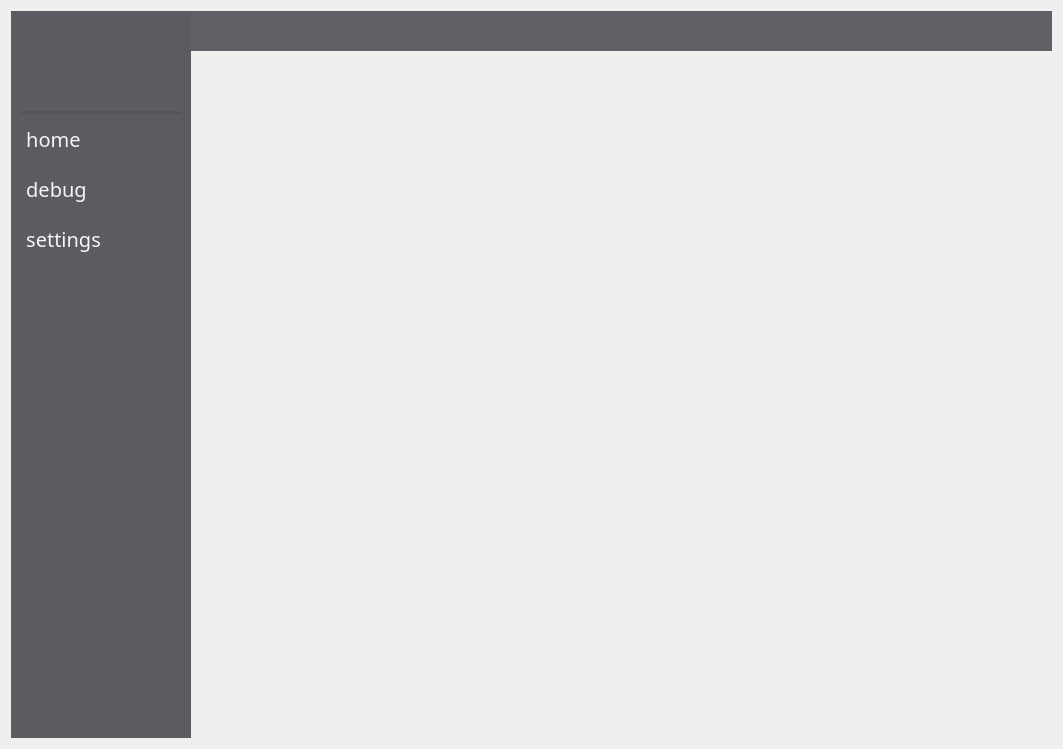
<?xml version="1.0" encoding="UTF-8"?>
<ui version="4.0">
 <class>Form</class>
 <widget class="QWidget" name="Form">
  <property name="geometry">
   <rect>
    <x>0</x>
    <y>0</y>
    <width>1063</width>
    <height>749</height>
   </rect>
  </property>
  <property name="windowTitle">
   <string>Blink Well</string>
  </property>
  <property name="windowIcon">
   <iconset resource="resources/icons.qrc">
    <normaloff>:/icons/logo_icon2.png</normaloff>:/icons/logo_icon2.png</iconset>
  </property>
  <property name="styleSheet">
   <string notr="true">*{
border:0;
color: rgb(245, 245, 245);
}

QFrame#side_bar { 
background-color: rgba(50, 50, 57, 200);
border-radius: 0px;
}
QFrame#window_frame {
background-color: rgba(56, 56, 64, 200);
border-radius: 0px;
}
</string>
  </property>
  <layout class="QGridLayout" name="gridLayout">
   <item row="0" column="0">
    <widget class="QFrame" name="frame">
     <property name="minimumSize">
      <size>
       <width>500</width>
       <height>500</height>
      </size>
     </property>
     <property name="styleSheet">
      <string notr="true"/>
     </property>
     <property name="frameShape">
      <enum>QFrame::StyledPanel</enum>
     </property>
     <property name="frameShadow">
      <enum>QFrame::Raised</enum>
     </property>
     <layout class="QHBoxLayout" name="horizontalLayout_2">
      <property name="spacing">
       <number>0</number>
      </property>
      <property name="leftMargin">
       <number>0</number>
      </property>
      <property name="topMargin">
       <number>0</number>
      </property>
      <property name="rightMargin">
       <number>0</number>
      </property>
      <property name="bottomMargin">
       <number>0</number>
      </property>
      <item>
       <widget class="QFrame" name="side_bar">
        <property name="minimumSize">
         <size>
          <width>180</width>
          <height>0</height>
         </size>
        </property>
        <property name="maximumSize">
         <size>
          <width>150</width>
          <height>16777215</height>
         </size>
        </property>
        <property name="font">
         <font>
          <family>Segoe UI</family>
         </font>
        </property>
        <property name="styleSheet">
         <string notr="true"/>
        </property>
        <property name="frameShape">
         <enum>QFrame::StyledPanel</enum>
        </property>
        <property name="frameShadow">
         <enum>QFrame::Raised</enum>
        </property>
        <layout class="QVBoxLayout" name="verticalLayout">
         <property name="spacing">
          <number>0</number>
         </property>
         <property name="leftMargin">
          <number>0</number>
         </property>
         <property name="topMargin">
          <number>0</number>
         </property>
         <property name="rightMargin">
          <number>0</number>
         </property>
         <property name="bottomMargin">
          <number>0</number>
         </property>
         <item>
          <widget class="QFrame" name="frame_4">
           <property name="maximumSize">
            <size>
             <width>16777215</width>
             <height>100</height>
            </size>
           </property>
           <property name="frameShape">
            <enum>QFrame::StyledPanel</enum>
           </property>
           <property name="frameShadow">
            <enum>QFrame::Raised</enum>
           </property>
           <layout class="QVBoxLayout" name="verticalLayout_3">
            <item>
             <widget class="QPushButton" name="pushButton_5">
              <property name="text">
               <string/>
              </property>
              <property name="icon">
               <iconset resource="resources/icons.qrc">
                <normaloff>:/icons/logo.png</normaloff>:/icons/logo.png</iconset>
              </property>
              <property name="iconSize">
               <size>
                <width>135</width>
                <height>135</height>
               </size>
              </property>
             </widget>
            </item>
           </layout>
          </widget>
         </item>
         <item>
          <widget class="Line" name="line">
           <property name="layoutDirection">
            <enum>Qt::RightToLeft</enum>
           </property>
           <property name="styleSheet">
            <string notr="true">margin: 10;
background-color: rgba(0, 0, 0, 20)
</string>
           </property>
           <property name="frameShadow">
            <enum>QFrame::Sunken</enum>
           </property>
           <property name="orientation">
            <enum>Qt::Horizontal</enum>
           </property>
          </widget>
         </item>
         <item>
          <widget class="QFrame" name="frame_5">
           <property name="styleSheet">
            <string notr="true">QPushButton{
text-align:left;
background-color: transparent;
padding-left: 10px;
}

QPushButton::hover{
background-color: rgba(68, 68, 78, 200);
color: rgb(59, 209, 135);
}</string>
           </property>
           <property name="frameShape">
            <enum>QFrame::StyledPanel</enum>
           </property>
           <property name="frameShadow">
            <enum>QFrame::Raised</enum>
           </property>
           <layout class="QVBoxLayout" name="verticalLayout_2">
            <property name="spacing">
             <number>0</number>
            </property>
            <property name="leftMargin">
             <number>0</number>
            </property>
            <property name="topMargin">
             <number>0</number>
            </property>
            <property name="rightMargin">
             <number>0</number>
            </property>
            <property name="bottomMargin">
             <number>0</number>
            </property>
            <item>
             <widget class="QPushButton" name="home_button">
              <property name="sizePolicy">
               <sizepolicy hsizetype="Minimum" vsizetype="Minimum">
                <horstretch>0</horstretch>
                <verstretch>0</verstretch>
               </sizepolicy>
              </property>
              <property name="minimumSize">
               <size>
                <width>0</width>
                <height>50</height>
               </size>
              </property>
              <property name="maximumSize">
               <size>
                <width>16777215</width>
                <height>50</height>
               </size>
              </property>
              <property name="font">
               <font>
                <family>Ebrima</family>
                <pointsize>15</pointsize>
                <weight>50</weight>
                <bold>false</bold>
               </font>
              </property>
              <property name="layoutDirection">
               <enum>Qt::LeftToRight</enum>
              </property>
              <property name="autoFillBackground">
               <bool>false</bool>
              </property>
              <property name="text">
               <string> home</string>
              </property>
              <property name="icon">
               <iconset resource="resources/icons.qrc">
                <normaloff>:/icons/blink_icon_big_green.png</normaloff>:/icons/blink_icon_big_green.png</iconset>
              </property>
              <property name="iconSize">
               <size>
                <width>22</width>
                <height>22</height>
               </size>
              </property>
              <property name="checkable">
               <bool>true</bool>
              </property>
              <property name="checked">
               <bool>false</bool>
              </property>
             </widget>
            </item>
            <item>
             <widget class="QPushButton" name="debug_button">
              <property name="sizePolicy">
               <sizepolicy hsizetype="Minimum" vsizetype="Fixed">
                <horstretch>0</horstretch>
                <verstretch>0</verstretch>
               </sizepolicy>
              </property>
              <property name="minimumSize">
               <size>
                <width>0</width>
                <height>50</height>
               </size>
              </property>
              <property name="maximumSize">
               <size>
                <width>16777215</width>
                <height>50</height>
               </size>
              </property>
              <property name="font">
               <font>
                <family>Ebrima</family>
                <pointsize>15</pointsize>
                <weight>50</weight>
                <bold>false</bold>
                <stylestrategy>PreferAntialias</stylestrategy>
               </font>
              </property>
              <property name="styleSheet">
               <string notr="true"/>
              </property>
              <property name="text">
               <string> debug</string>
              </property>
              <property name="icon">
               <iconset resource="resources/icons.qrc">
                <normaloff>:/icons/debug_icon.png</normaloff>:/icons/debug_icon.png</iconset>
              </property>
              <property name="iconSize">
               <size>
                <width>22</width>
                <height>22</height>
               </size>
              </property>
              <property name="checkable">
               <bool>true</bool>
              </property>
             </widget>
            </item>
            <item>
             <widget class="QPushButton" name="settings_button">
              <property name="minimumSize">
               <size>
                <width>0</width>
                <height>50</height>
               </size>
              </property>
              <property name="maximumSize">
               <size>
                <width>16777215</width>
                <height>50</height>
               </size>
              </property>
              <property name="font">
               <font>
                <family>Ebrima</family>
                <pointsize>15</pointsize>
                <weight>50</weight>
                <bold>false</bold>
               </font>
              </property>
              <property name="text">
               <string> settings</string>
              </property>
              <property name="icon">
               <iconset resource="resources/icons.qrc">
                <normaloff>:/icons/settings_icon.png</normaloff>:/icons/settings_icon.png</iconset>
              </property>
              <property name="iconSize">
               <size>
                <width>22</width>
                <height>22</height>
               </size>
              </property>
              <property name="checkable">
               <bool>true</bool>
              </property>
             </widget>
            </item>
            <item>
             <widget class="QFrame" name="frame_2">
              <property name="frameShape">
               <enum>QFrame::StyledPanel</enum>
              </property>
              <property name="frameShadow">
               <enum>QFrame::Raised</enum>
              </property>
             </widget>
            </item>
           </layout>
          </widget>
         </item>
        </layout>
       </widget>
      </item>
      <item>
       <widget class="QFrame" name="right_part">
        <property name="minimumSize">
         <size>
          <width>300</width>
          <height>0</height>
         </size>
        </property>
        <property name="styleSheet">
         <string notr="true"/>
        </property>
        <property name="frameShape">
         <enum>QFrame::StyledPanel</enum>
        </property>
        <property name="frameShadow">
         <enum>QFrame::Raised</enum>
        </property>
        <layout class="QVBoxLayout" name="verticalLayout_4">
         <property name="spacing">
          <number>0</number>
         </property>
         <property name="leftMargin">
          <number>0</number>
         </property>
         <property name="topMargin">
          <number>0</number>
         </property>
         <property name="rightMargin">
          <number>0</number>
         </property>
         <property name="bottomMargin">
          <number>0</number>
         </property>
         <item>
          <widget class="QFrame" name="window_frame">
           <property name="minimumSize">
            <size>
             <width>0</width>
             <height>40</height>
            </size>
           </property>
           <property name="maximumSize">
            <size>
             <width>16777215</width>
             <height>40</height>
            </size>
           </property>
           <property name="frameShape">
            <enum>QFrame::StyledPanel</enum>
           </property>
           <property name="frameShadow">
            <enum>QFrame::Raised</enum>
           </property>
           <layout class="QHBoxLayout" name="horizontalLayout">
            <property name="spacing">
             <number>0</number>
            </property>
            <property name="leftMargin">
             <number>0</number>
            </property>
            <property name="topMargin">
             <number>0</number>
            </property>
            <property name="rightMargin">
             <number>0</number>
            </property>
            <property name="bottomMargin">
             <number>0</number>
            </property>
            <item>
             <widget class="QFrame" name="frame_3">
              <property name="frameShape">
               <enum>QFrame::StyledPanel</enum>
              </property>
              <property name="frameShadow">
               <enum>QFrame::Raised</enum>
              </property>
             </widget>
            </item>
            <item>
             <widget class="QPushButton" name="minimize_button">
              <property name="sizePolicy">
               <sizepolicy hsizetype="Minimum" vsizetype="Minimum">
                <horstretch>0</horstretch>
                <verstretch>0</verstretch>
               </sizepolicy>
              </property>
              <property name="minimumSize">
               <size>
                <width>50</width>
                <height>0</height>
               </size>
              </property>
              <property name="maximumSize">
               <size>
                <width>50</width>
                <height>16777215</height>
               </size>
              </property>
              <property name="styleSheet">
               <string notr="true"/>
              </property>
              <property name="text">
               <string/>
              </property>
              <property name="icon">
               <iconset resource="resources/icons.qrc">
                <normaloff>:/icons/minimize_icon.png</normaloff>:/icons/minimize_icon.png</iconset>
              </property>
              <property name="iconSize">
               <size>
                <width>26</width>
                <height>26</height>
               </size>
              </property>
             </widget>
            </item>
           </layout>
          </widget>
         </item>
         <item>
          <widget class="QFrame" name="content">
           <property name="frameShape">
            <enum>QFrame::StyledPanel</enum>
           </property>
           <property name="frameShadow">
            <enum>QFrame::Raised</enum>
           </property>
           <layout class="QHBoxLayout" name="horizontalLayout_3">
            <property name="spacing">
             <number>0</number>
            </property>
            <property name="leftMargin">
             <number>0</number>
            </property>
            <property name="topMargin">
             <number>0</number>
            </property>
            <property name="rightMargin">
             <number>0</number>
            </property>
            <property name="bottomMargin">
             <number>0</number>
            </property>
            <item>
             <widget class="QStackedWidget" name="stackedWidget">
              <property name="styleSheet">
               <string notr="true"/>
              </property>
             </widget>
            </item>
           </layout>
          </widget>
         </item>
        </layout>
       </widget>
      </item>
     </layout>
    </widget>
   </item>
  </layout>
 </widget>
 <resources>
  <include location="resources/icons.qrc"/>
 </resources>
 <connections/>
</ui>
